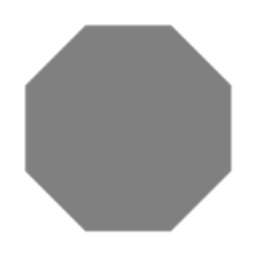
#> input picture Code/corner_detection/octagon.png, 256 x 256 px
$ python harris_corners.py   (Python 2 division)
#> lines starting #> are read from the running program, lines starting #| are printed output that depends on the picture; after the words box and inside, x2 and y2 are one past the last pixel; in counts of white or black regions, pixels touching at a corner belong together
"""Harris Corner Detection"""

import numpy as np
import cv2

# Read image
img = cv2.imread("octagon.png")
#> img is the input picture: shape (256, 256, 3); min 128, max 255, mean 186.8
#print "Read image from file; size: {}x{}".format(img.shape[1], img.shape[0])  # [debug]
cv2.imshow("Image", img)

# Convert to grayscale
img_gray = cv2.cvtColor(img, cv2.COLOR_BGR2GRAY)
cv2.imshow("Grayscale", img_gray)

# Compute Harris corner detector response (params: block size, Sobel aperture, Harris alpha)
h_response = cv2.cornerHarris(img_gray, 2, 3, 0.04)
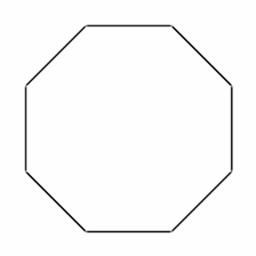
#> h_response: shape (256, 256) float32; min -0.00042, max 9.04e-11, mean -7.13e-06; drawn with min black and max white
h_min, h_max, _, _ = cv2.minMaxLoc(h_response)  # for thresholding, display scaling
#> h_min = -0.00042; h_max = 9.04e-11
#print "Harris response: [min, max] = [{}, {}]".format(h_min, h_max)  # [debug]
cv2.imshow("Harris response", np.uint8((h_response - h_min) * (255.0 / (h_max - h_min))))

# Select corner pixels above threshold
h_thresh = 0.01 * h_max
#> h_thresh = 9.04e-13
_, h_selected = cv2.threshold(h_response, h_thresh, 1, cv2.THRESH_TOZERO)

# Pick corner pixels that are local maxima
img_out = img.copy()
img_out[h_selected > 0] = (0, 0, 255)  # mark pixels above threshold
#> img_out: shape (256, 256, 3); 0.02% of pixels changed, all inside (x1, y1, x2, y2) = (29, 29, 236, 236)

nhood_size = 5  # neighborhood size for non-maximal suppression (odd)
nhood_r = int(nhood_size / 2)  # neighborhood radius = size / 2
corners = []  # list of corner locations as (x, y, response) tuples
for y in xrange(h_selected.shape[0]):
    for x in xrange(h_selected.shape[1]):
        if h_selected.item(y, x):
            h_value = h_selected.item(y, x)  # response value at (x, y)
            nhood = h_selected[(y - nhood_r):(y + nhood_r + 1), (x - nhood_r):(x + nhood_r + 1)]
            if not nhood.size:
                continue  # skip empty neighborhoods (which can happen at edges)
            local_max = np.amax(nhood)  # compute neighborhood maximum
            if h_value == local_max:
                corners.append((x, y, h_value))  # add to list of corners
                h_selected[(y - nhood_r):(y + nhood_r), (x - nhood_r):(x + nhood_r)] = 0  # suppress
                h_selected.itemset((y, x), h_value)  # retain maxima value to suppress others
                cv2.circle(img_out, (x, y), 5, (0, 255, 0))  # draw circle highlight (optional)
#> h_selected: shape (256, 256) float32; min 0, max 9.04e-11, mean 3.51e-15
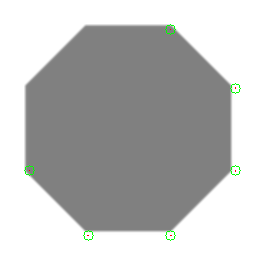
#> img_out: shape (256, 256, 3); mean B, G, R 186.3, 186.9, 186.3
#> after the loop, corners = [(170, 29, 9.04e-11), (235, 88, 1.22e-11), (29, 170, 9.04e-11), (235, 170, 1.22e-11), (88, 235, 1.22e-11), (170, 235, 1.22e-11)]

cv2.imshow("Suppressed Harris response", np.uint8(h_selected * (255.0 / h_max)))
cv2.imshow("Output", img_out)
print "\n".join("{} {}".format(corner[0], corner[1]) for corner in corners)
#| 170 29
#| 235 88
#| 29 170
#| 235 170
#| 88 235
#| 170 235
